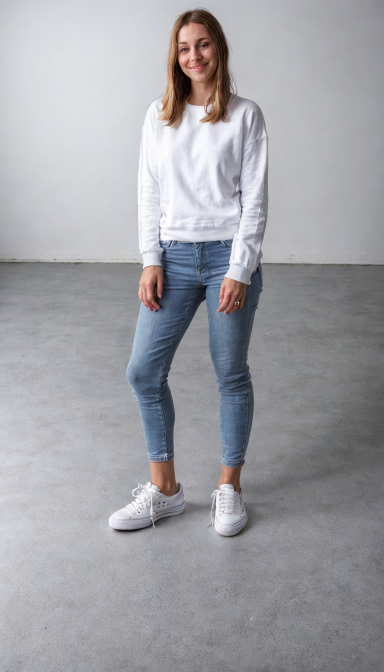
#> input picture tests/fixtures/dance-source.png, 768 x 1344 px (shown at 1/2 size)
$ python -i dance-video-verify.py   (imports and definitions only)   (older library calls are emulated)
#> lines starting #> are read from the running program, lines starting #| are printed output that depends on the picture; after the words box and inside, x2 and y2 are one past the last pixel; in counts of white or black regions, pixels touching at a corner belong together
#!/usr/bin/env python3
"""Content verification for "one photo -> dancing video" outputs (OPTIMIZATION_PLAN 6.4).

Usage:
    python tests/dance-video-verify.py --video <file> --source <photo>
        [--min-seconds 10] [--report out.json] [--quiet]

Exit codes: 0 = every check passed, 1 = at least one check failed,
            2 = usage / environment error (missing file, ffmpeg, deps, model).

Checks (thresholds are the module-level constants below):
  1. container      decodable, decoded duration >= min seconds, sane fps, short side >= 256 px
  2. frame_health   no black / blown-out / blank frames, no frozen run > 0.5 s
  3. person         pose (shoulders + hips + limbs) in >= 90 % of samples and in every second
  4. dancing        hip-relative, torso-normalised limb motion in every 2 s window + overall range
  5. identity       first frame matches the source photo; torso colours + face stay consistent
  6. seams          no consecutive-frame difference that is a large local outlier

Runs CPU only. Needs ffmpeg/ffprobe on PATH and the packages in tests/requirements-qa.txt.
If those packages are missing but the repo venv .venv-qa exists, the script re-runs itself
with that interpreter, so `python tests/dance-video-verify.py ...` works from npm scripts.
"""
from __future__ import annotations

import argparse
import hashlib
import json
import math
import os
import shutil
import subprocess
import sys
import time
import urllib.request
from pathlib import Path

REPO_ROOT = Path(__file__).resolve().parent.parent
# [3 lines not run here, left out]

# --------------------------------------------------------------------------------------
# Bootstrap: re-exec inside .venv-qa when the QA packages are not importable here.
# --------------------------------------------------------------------------------------
# [4 lines left out: function _venv_python, not called in this run]


try:
    import numpy as np
    import cv2
    import mediapipe as mp
    from mediapipe.tasks import python as mp_tasks
    from mediapipe.tasks.python import vision as mp_vision
except ImportError as _import_error:  # pragma: no cover - environment dependent
    _vp = _venv_python()
    if _vp.exists() and Path(sys.executable).resolve() != _vp.resolve() and not os.environ.get("DANCE_VERIFY_NO_REEXEC"):
        env = dict(os.environ, DANCE_VERIFY_NO_REEXEC="1")
        sys.exit(subprocess.call([str(_vp), str(Path(__file__).resolve()), *sys.argv[1:]], env=env))
    sys.stderr.write(
        f"[dance-verify] missing Python dependency: {_import_error}\n"
        "  python -m venv .venv-qa\n"
        "  .venv-qa\\Scripts\\python.exe -m pip install -r tests/requirements-qa.txt\n"
    )
    sys.exit(2)

# --------------------------------------------------------------------------------------
# Thresholds (tuned so that stills, black clips, short clips, camera-only motion,
# vanishing subjects, spliced jumps and wrong-source videos fail; see selftest).
# --------------------------------------------------------------------------------------
DEFAULT_MIN_SECONDS = 10.0
MIN_FPS = 8.0
MAX_FPS = 61.0
MIN_SHORT_SIDE_PX = 256
ANALYSIS_LONG_SIDE = 1280         # frames above this are downscaled for analysis (keep faces resolvable)
SMALL_LONG_SIDE = 160             # tiny copies for per-frame diff statistics

# frame health (values on 0..255 scale, measured on the small RGB copy)
BLACK_MAX_MEAN = 16.0             # mean luma below this AND
BLACK_MAX_STD = 10.0              #   luma std below this -> black frame
BLOWN_MIN_MEAN = 240.0            # mean luma above this AND std below BLACK_MAX_STD -> blown out
BLANK_MAX_STD = 4.0               # any frame this uniform is blank
MAX_BAD_FRAMES = 0
FREEZE_GRID = (8, 8)              # frame split into rows x cols cells for the freeze test
FREEZE_DIFF = 0.6                 # frozen if EVERY cell's mean |frame_i - frame_{i-1}| is below this
MAX_FROZEN_SECONDS = 0.5

# person presence
POSE_SAMPLE_FPS = 6.0
LANDMARK_MIN_VISIBILITY = 0.5
CORE_LANDMARKS = (11, 12, 23, 24)                      # shoulders, hips
LIMB_LANDMARKS = (13, 14, 15, 16, 25, 26, 27, 28)      # elbows, wrists, knees, ankles
MIN_LIMB_LANDMARKS = 4
MIN_PERSON_COVERAGE = 0.90
MIN_PER_SECOND_COVERAGE = 0.5

# dancing (units: torso lengths, coordinates relative to the hip centre)
MOTION_WINDOW_SECONDS = 2.0
MOTION_WINDOW_STEP = 1.0
MIN_WINDOW_SAMPLES = 4
MIN_WINDOW_EXCURSION = 0.15       # mean over limb points of the p10..p90 extent inside a window
MIN_OVERALL_RANGE = 0.35          # mean over limb points of the p5..p95 extent over the clip

# identity / source consistency
# First frame vs source is compared on the PERSON: the source is scaled+translated so its pose
# landmarks land on the first frame's, and SSIM / NCC / chroma histogram are computed on the padded
# person crop (generators such as Wan Animate re-centre / re-scale the person). The crop is compared at
# FIRST_FRAME_PERSON_LONG_SIDE px (long side), i.e. at person/outfit/pose scale: at 256 px SSIM mostly
# measures fine texture (floor grain, fabric) that a regenerating model does not preserve.
# Calibration 2026-10-19 (aligned SSIM / NCC at 256 -> 128 -> 96 px):
#   Wan Animate full pipeline d4f168e0 (same person, re-centred): 0.693/0.915 -> 0.764/0.932 -> 0.797/0.942
#   dance-animate-e2e: 0.793 -> 0.850 -> 0.875 ; real-photo controls (incl. shift 15 % + scale 0.9): >= 0.92
#   different person, same framing: 0.645/0.622 -> 0.633/0.629 -> 0.629/0.632
#   wrong_source_photo (cartoon): 0.750/0.703 -> 0.648/0.716 -> 0.623/0.728
# Thresholds unchanged (0.75 / 0.85 / 0.35); only the comparison scale moved from 256 to 96 px.
# Whole-frame numbers (best of cover/contain/stretch) are still reported, not gated.
FIRST_FRAME_PERSON_LONG_SIDE = 96
FIRST_FRAME_MIN_SSIM = 0.75
FIRST_FRAME_MIN_NCC = 0.85
SOURCE_TORSO_MAX_HIST_DIST = 0.35 # source photo clothing region vs. first video sample
FIRST_FRAME_MAX_HIST_DIST = 0.35  # Bhattacharyya distance of Lab (a*,b*) histograms
HIST_BINS = 32
TORSO_MAX_HIST_DIST = 0.40        # clothing region (torso + thighs), worst 2 s window median vs first sample
IDENTITY_WINDOW_SECONDS = 2.0
# Windowed identity statistics (clothing + face) use non-overlapping IDENTITY_WINDOW_SECONDS windows.
# A trailing remainder shorter than the window is merged into the previous window, and a window with
# fewer than this many usable samples is not judged on its own: it is reported as "insufficient" and
# folded into its neighbour (previous one, or next one for the first window).
IDENTITY_MIN_WINDOW_SAMPLES = 3
MIN_FACE_PRESENCE = 0.5           # enforced only if a face is detectable in the source photo

# face identity (OpenCV YuNet detector + SFace embedding, cosine similarity to the source face).
# SFace's documented same-person cosine threshold (0.363) is for well-resolved, aligned faces and
# is too lenient here. Calibration on 2026-10-17 (faces ~50-60 px wide in the video):
#   source photo -> resize + VP9, camera zoom/pan only (same person) : median 0.84-0.93
#   Wan TI2V-5B bench clip 00007 (visible drift: darker hair, changed features): median 0.50, worst 2 s window 0.41
#   Wan TI2V-5B bench clip 00008 (clearly a different-looking person)       : median 0.18, worst 2 s window 0.14
#   different person (face-swapped source, selftest)                          : ~0.1-0.2
FACE_ID_MIN_MEDIAN = 0.55
FACE_ID_MIN_WINDOW_MEDIAN = 0.45  # worst IDENTITY_WINDOW_SECONDS window median
FACE_ID_MIN_FACE_PX = 36          # face box width in native video pixels; smaller faces are skipped
FACE_ID_MAX_YAW = 0.35            # |nose offset from eye midpoint| / eye distance; larger = profile, skipped
FACE_ID_MIN_SHARPNESS = 40.0      # Laplacian variance of the 112x112 aligned face; lower = blurred, skipped
FACE_ID_MIN_SCORE = 0.80          # YuNet detection score
FACE_ID_MIN_USABLE_RATIO = 0.30   # usable faces / person samples; fewer -> cannot verify -> fail
FACE_ID_MIN_USABLE = 6
# Hair band (strip above the face box) CIE76 dE vs source is REPORTED ONLY, not gated: the band picks
# up background / frame edges. A same-person zoom/pan control scored dE 40, the drifting bench clip
# 00008 39-56 and 00007 5-9, so it does not separate same vs. different person.

# seams
SEAM_LOCAL_RADIUS = 12            # frames on each side used for the local median
SEAM_K = 4.0                      # outlier if diff > K * local median ...
SEAM_GLOBAL_K = 3.0               # ... and > GLOBAL_K * global median ...
SEAM_MIN_ABS = 2.5                # ... and > this absolute mean |diff|
MAX_SEAM_JUMPS = 0

# models (official Google storage, pinned version + sha256)
MODELS = {
    "pose": {
        "file": "pose_landmarker_full.task",
        "url": "https://storage.googleapis.com/mediapipe-models/pose_landmarker/pose_landmarker_full/float16/1/pose_landmarker_full.task",
        "sha256": "5134a3aad27a58b93da0088d431f366da362b44e3ccfbe3462b3827a839011b1",
    },
    "face": {
        "file": "blaze_face_short_range.tflite",
        "url": "https://storage.googleapis.com/mediapipe-models/face_detector/blaze_face_short_range/float16/1/blaze_face_short_range.tflite",
        "sha256": "b4578f35940bf5a1a655214a1cce5cab13eba73c1297cd78e1a04c2380b0152f",
    },
    # opencv_zoo (Apache-2.0), pinned to the commits that last touched each file
    "yunet": {
        "file": "face_detection_yunet_2023mar.onnx",
        "url": "https://github.com/opencv/opencv_zoo/raw/f12e12798e8314f7c074a6656816c048dcc95b7a/models/face_detection_yunet/face_detection_yunet_2023mar.onnx",
        "sha256": "8f2383e4dd3cfbb4553ea8718107fc0423210dc964f9f4280604804ed2552fa4",
    },
    "sface": {
        "file": "face_recognition_sface_2021dec.onnx",
        "url": "https://github.com/opencv/opencv_zoo/raw/ba91a3b91d00d76e86540d4013f944bd6b514e39/models/face_recognition_sface/face_recognition_sface_2021dec.onnx",
        "sha256": "0ba9fbfa01b5270c96627c4ef784da859931e02f04419c829e83484087c34e79",
    },
}
MODEL_DIR = Path(os.environ.get("DANCE_VERIFY_MODEL_DIR", REPO_ROOT / "tests" / ".cache" / "models"))


class EnvError(RuntimeError):
    pass


# --------------------------------------------------------------------------------------
# helpers
# --------------------------------------------------------------------------------------
# [35 lines left out: functions sha256_of, ensure_model, read_image, not called in this run]


def fit_long_side(w: int, h: int, long_side: int) -> tuple[int, int]:
    scale = min(1.0, long_side / max(w, h))
    return max(2, int(round(w * scale / 2)) * 2), max(2, int(round(h * scale / 2)) * 2)


# [10 lines left out: function parse_rate, not called in this run]


def run(cmd: list[str]) -> subprocess.CompletedProcess:
    return subprocess.run(cmd, capture_output=True)


# [6 lines left out: function r, not called in this run]


def luma(img: np.ndarray) -> np.ndarray:
    return img[..., 0] * 0.299 + img[..., 1] * 0.587 + img[..., 2] * 0.114


# [21 lines left out: functions ssim_gray, ncc, not called in this run]


def color_hist(rgb: np.ndarray, mask: np.ndarray | None = None) -> np.ndarray:
    """Chroma histogram: CIE Lab (a*, b*) 32x32 bins, lightly smoothed across bins.

    a*/b* is used instead of HSV hue because hue is unstable for the near-grey pixels
    that dominate most backgrounds (codec noise flips them between distant hue bins).
    """
    lab = cv2.cvtColor(rgb, cv2.COLOR_RGB2LAB)
#> lab: shape (1344, 768, 3); mean of channels 0, 1, 2 168.1, 129, 125.3
    hist = cv2.calcHist([lab], [1, 2], mask, [HIST_BINS, HIST_BINS], [0, 256, 0, 256])
    hist = cv2.GaussianBlur(hist, (5, 5), 1.0)
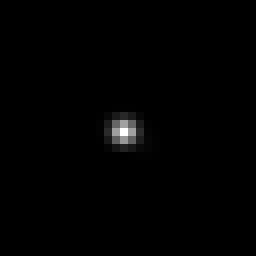
#> hist: shape (32, 32) float32 (shown 8 times larger); min 0, max 151456.1, mean 1008; drawn with min black and max white
    cv2.normalize(hist, hist, 1.0, 0.0, cv2.NORM_L1)
#> hist: shape (32, 32) float32; 10.84% of pixels changed, all inside (x1, y1, x2, y2) = (11, 13, 23, 24)
    return hist


def hist_dist(h1: np.ndarray, h2: np.ndarray) -> float:
    return float(cv2.compareHist(h1, h2, cv2.HISTCMP_BHATTACHARYYA))


# [32 lines left out: functions fit_source, cell_max_diff, not called in this run]


ALIGN_LANDMARKS = (0, 11, 12, 23, 24, 25, 26, 27, 28)  # nose, shoulders, hips, knees, ankles
ALIGN_MIN_POINTS = 4


# [165 lines left out: functions person_aligned_compare, judged_windows, longest_run, probe, decode_frames, not called in this run]


# --------------------------------------------------------------------------------------
# pose / face
# --------------------------------------------------------------------------------------
class Detectors:
    # [72 lines left out: functions __init__, face_identity, not called in this run]

    def cosine(self, a: np.ndarray, b: np.ndarray) -> float:
        return float(self.sface.match(a, b, cv2.FaceRecognizerSF_FR_COSINE))

    def close(self):
        self.pose.close()
        self.face.close()

    # [74 lines left out: functions landmarks, face_in_head, pose_ok, torso_polygon, clothing_mask, check, not called in this run]


def failed_skip(reason: str) -> dict:
    return {"passed": False, "skipped": True, "note": reason, "metrics": {}, "thresholds": {}}


# [443 lines left out: functions analyse, summarise, main, not called in this run]


# [2 lines not run here, left out]

>>> import cv2
>>> picture = cv2.cvtColor(cv2.imread('fixtures/dance-source.png'), cv2.COLOR_BGR2RGB)
>>> result = color_hist(picture)
